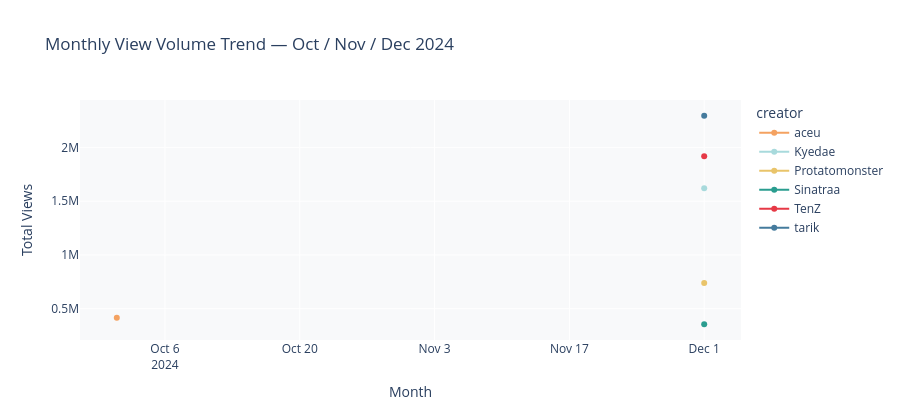

The code cell stored with this chart in its notebook:
### Code cell
# Views trend month over month
monthly_views = q4.groupby(["month","creator"])["total_views"].sum().reset_index()

fig = px.line(
    monthly_views, x="month", y="total_views",
    color="creator", markers=True,
    color_discrete_map=CREATOR_COLORS,
    title="Monthly View Volume Trend — Oct / Nov / Dec 2024",
    labels={"total_views":"Total Views","month":"Month"},
    height=420,
)
fig.update_layout(plot_bgcolor="#f8f9fa", paper_bgcolor="#ffffff")
fig.show()

### Figure 1 — Plotly figure (JSON) as saved in the notebook; plotly's stock layout.template omitted (floating-point values rounded to 4 significant figures)
{"data": [{"hovertemplate": "creator=aceu<br>Month=%{x}<br>Total Views=%{y}<extra></extra>", "legendgroup": "aceu", "line": {"color": "#F4A261", "dash": "solid"}, "marker": {"symbol": "circle"}, "mode": "lines+markers", "name": "aceu", "orientation": "v", "showlegend": true, "type": "scatter", "x": ["2024-10"], "xaxis": "x", "y": [413892], "yaxis": "y"}, {"hovertemplate": "creator=Kyedae<br>Month=%{x}<br>Total Views=%{y}<extra></extra>", "legendgroup": "Kyedae", "line": {"color": "#A8DADC", "dash": "solid"}, "marker": {"symbol": "circle"}, "mode": "lines+markers", "name": "Kyedae", "orientation": "v", "showlegend": true, "type": "scatter", "x": ["2024-12"], "xaxis": "x", "y": [1620714], "yaxis": "y"}, {"hovertemplate": "creator=Protatomonster<br>Month=%{x}<br>Total Views=%{y}<extra></extra>", "legendgroup": "Protatomonster", "line": {"color": "#E9C46A", "dash": "solid"}, "marker": {"symbol": "circle"}, "mode": "lines+markers", "name": "Protatomonster", "orientation": "v", "showlegend": true, "type": "scatter", "x": ["2024-12"], "xaxis": "x", "y": [739357], "yaxis": "y"}, {"hovertemplate": "creator=Sinatraa<br>Month=%{x}<br>Total Views=%{y}<extra></extra>", "legendgroup": "Sinatraa", "line": {"color": "#2A9D8F", "dash": "solid"}, "marker": {"symbol": "circle"}, "mode": "lines+markers", "name": "Sinatraa", "orientation": "v", "showlegend": true, "type": "scatter", "x": ["2024-12"], "xaxis": "x", "y": [354159], "yaxis": "y"}, {"hovertemplate": "creator=TenZ<br>Month=%{x}<br>Total Views=%{y}<extra></extra>", "legendgroup": "TenZ", "line": {"color": "#E63946", "dash": "solid"}, "marker": {"symbol": "circle"}, "mode": "lines+markers", "name": "TenZ", "orientation": "v", "showlegend": true, "type": "scatter", "x": ["2024-12"], "xaxis": "x", "y": [1920383], "yaxis": "y"}, {"hovertemplate": "creator=tarik<br>Month=%{x}<br>Total Views=%{y}<extra></extra>", "legendgroup": "tarik", "line": {"color": "#457B9D", "dash": "solid"}, "marker": {"symbol": "circle"}, "mode": "lines+markers", "name": "tarik", "orientation": "v", "showlegend": true, "type": "scatter", "x": ["2024-12"], "xaxis": "x", "y": [2296554], "yaxis": "y"}], "layout": {"height": 420, "legend": {"title": {"text": "creator"}, "tracegroupgap": 0}, "paper_bgcolor": "#ffffff", "plot_bgcolor": "#f8f9fa", "title": {"text": "Monthly View Volume Trend — Oct / Nov / Dec 2024"}, "xaxis": {"anchor": "y", "domain": [0, 1], "title": {"text": "Month"}}, "yaxis": {"anchor": "x", "domain": [0, 1], "title": {"text": "Total Views"}}}}
